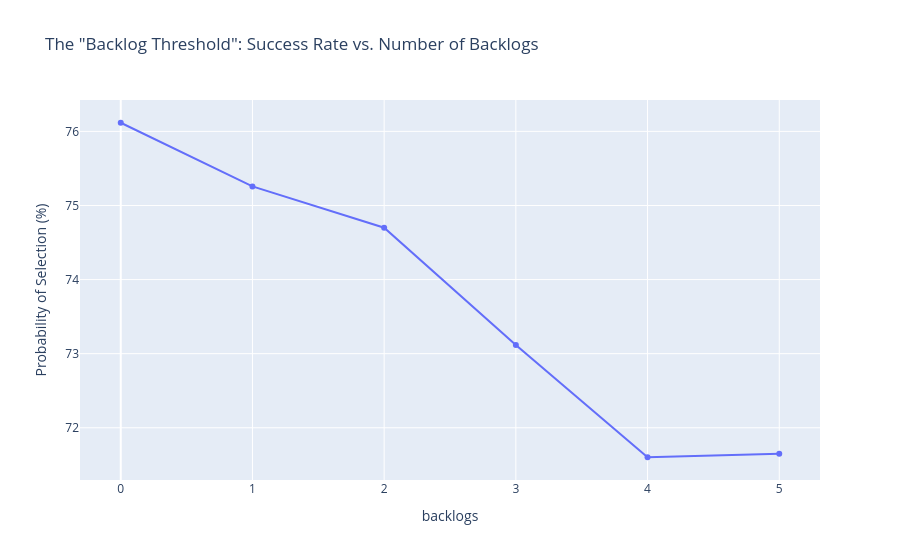

This figure's notebook cell:
### Markdown cell above
Question 5: The "Backlog" Threshold
What is the probability of a candidate being selected if there are a couple of backlogs?

### Code cell
backlog_impact = df.groupby('backlogs')['selected'].mean().reset_index()
backlog_impact['success_rate'] = backlog_impact['selected'] * 100

fig_backlog = px.line(backlog_impact, x='backlogs', y='success_rate',
                      title='The "Backlog Threshold": Success Rate vs. Number of Backlogs',
                      markers=True,
                      labels={'success_rate': 'Probability of Selection (%)'})
fig_backlog.show()

### Figure 1 — Plotly figure (JSON) as saved in the notebook; plotly's stock layout.template omitted (floating-point values rounded to 4 significant figures)
{"data": [{"hovertemplate": "backlogs=%{x}<br>Probability of Selection (%)=%{y}<extra></extra>", "legendgroup": "", "line": {"color": "#636efa", "dash": "solid"}, "marker": {"symbol": "circle"}, "mode": "lines+markers", "name": "", "orientation": "v", "showlegend": false, "type": "scatter", "x": [0, 1, 2, 3, 4, 5], "xaxis": "x", "y": [76.12, 75.26, 74.7, 73.12, 71.6, 71.65], "yaxis": "y"}], "layout": {"legend": {"tracegroupgap": 0}, "title": {"text": "The \"Backlog Threshold\": Success Rate vs. Number of Backlogs"}, "xaxis": {"anchor": "y", "domain": [0, 1], "title": {"text": "backlogs"}}, "yaxis": {"anchor": "x", "domain": [0, 1], "title": {"text": "Probability of Selection (%)"}}}}
